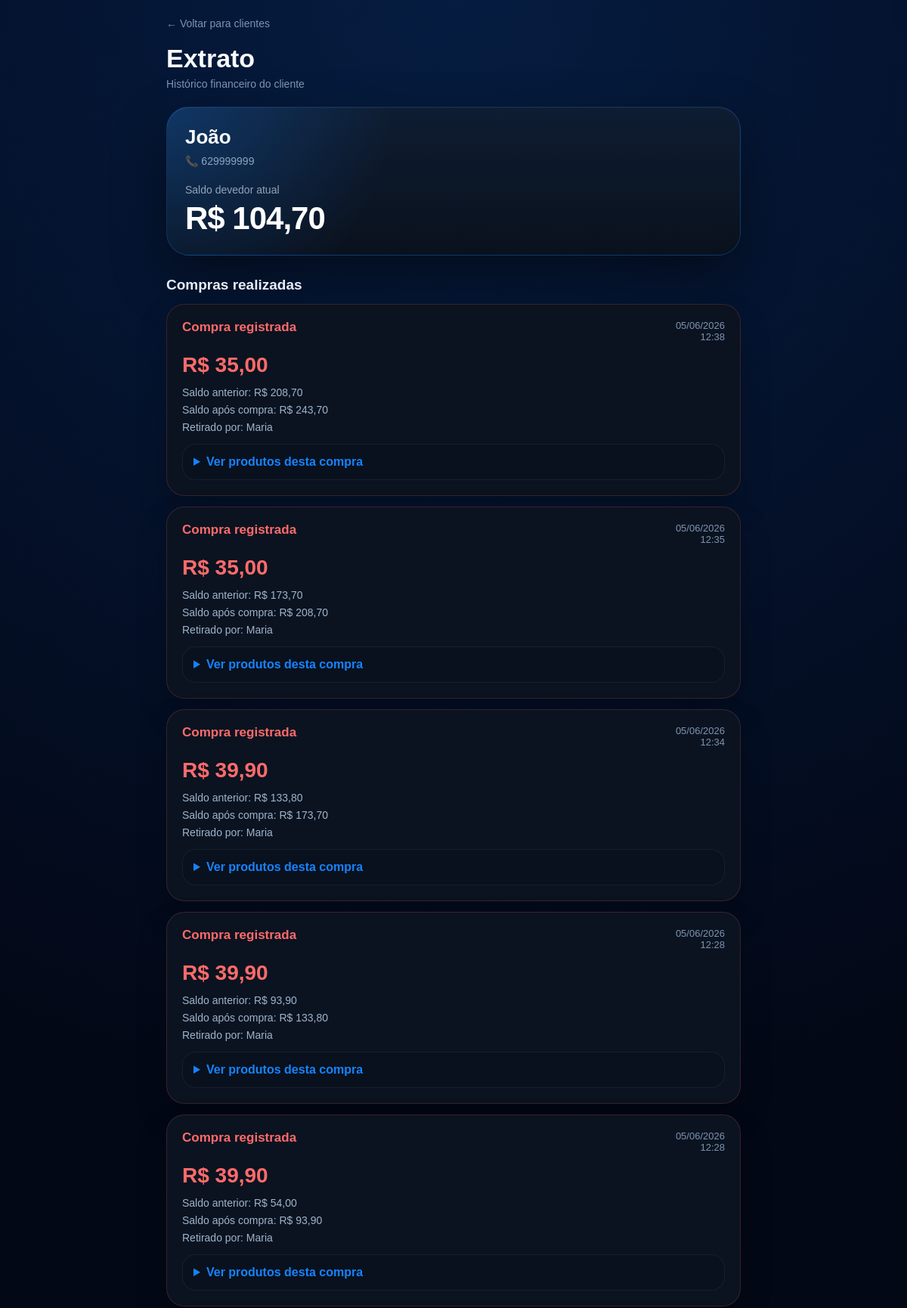
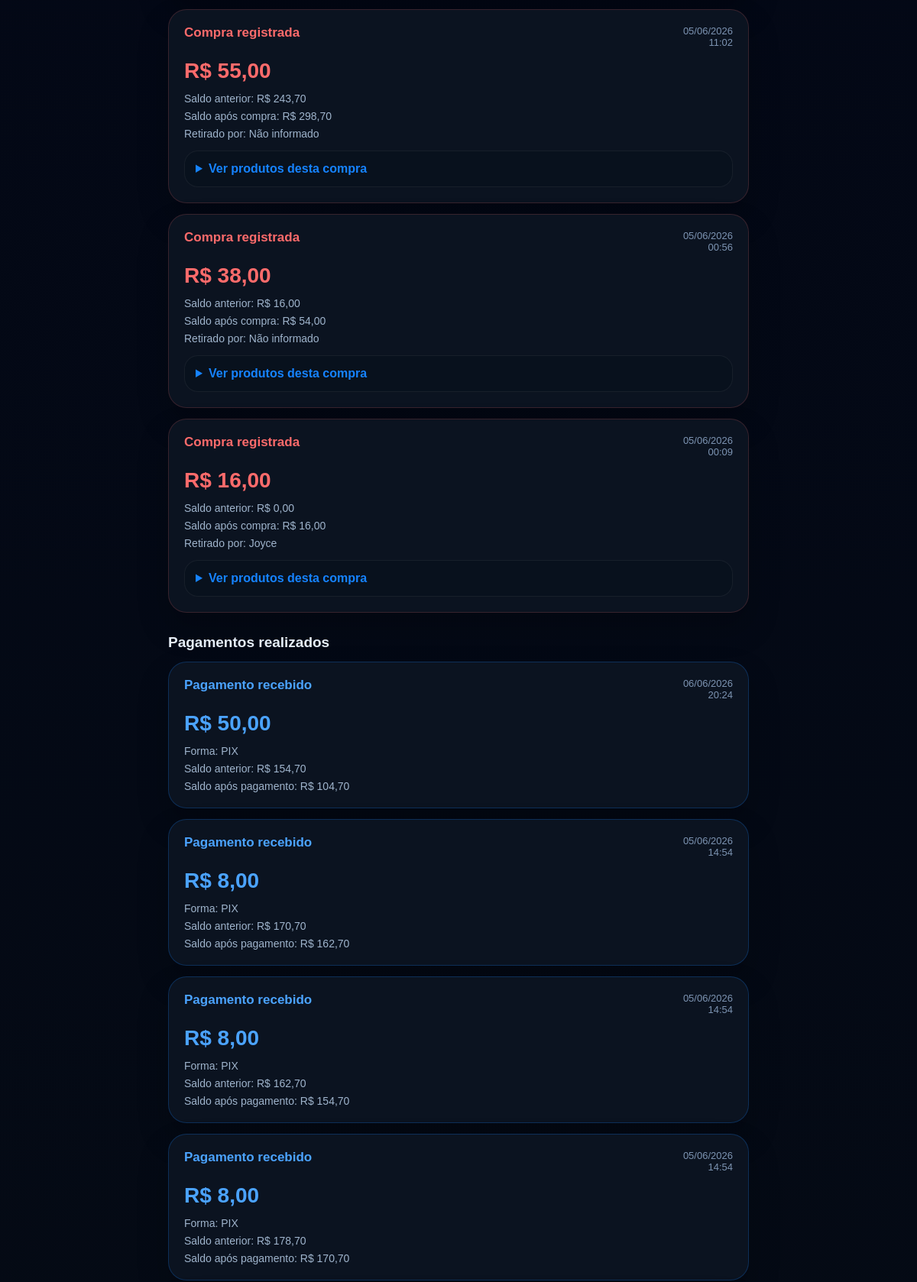
Screenshot of /clientes/1 (upper part) with the database file from the repository (2 pictures, top to bottom).
### tables this page shows
CREATE TABLE clientes (
    id INTEGER PRIMARY KEY AUTOINCREMENT,
    nome TEXT NOT NULL,
    telefone TEXT,
    saldo_fiado REAL DEFAULT 0,
    data_cadastro TEXT
);

CREATE TABLE fiados (
    id INTEGER PRIMARY KEY AUTOINCREMENT,
    venda_id INTEGER,
    cliente_id INTEGER,
    cliente_nome TEXT,
    telefone TEXT,
    retirado_por TEXT,
    valor_compra REAL,
    saldo_anterior REAL,
    saldo_atual REAL,
    data_hora TEXT,
    status TEXT DEFAULT 'ABERTO',
    FOREIGN KEY (venda_id) REFERENCES vendas(id),
    FOREIGN KEY (cliente_id) REFERENCES clientes(id)
);

CREATE TABLE pagamentos_fiado (
    id INTEGER PRIMARY KEY AUTOINCREMENT,
    cliente_id INTEGER NOT NULL,
    valor_pago REAL NOT NULL,
    saldo_anterior REAL NOT NULL,
    saldo_atual REAL NOT NULL,
    data_hora TEXT NOT NULL
, forma_pagamento TEXT);

### backend/app.py (the view)
@app.get("/clientes/{cliente_id}")
def extrato_cliente(request: Request, cliente_id: int):
    conexao = sqlite3.connect(BANCO)
    cursor = conexao.cursor()
    cursor.execute("""
        SELECT id, nome, telefone, saldo_fiado
        FROM clientes
        WHERE id = ?
    """, (cliente_id,))
    cliente = cursor.fetchone()
    cursor.execute("""
        SELECT id, venda_id, data_hora, valor_compra, saldo_anterior, saldo_atual, retirado_por
        FROM fiados
        WHERE cliente_id = ?
        ORDER BY data_hora DESC
    """, (cliente_id,))
    compras = cursor.fetchall()
    compras_com_itens = []
    for compra in compras:
        venda_id = compra[1]
        cursor.execute("""
            SELECT descricao, quantidade, preco_unitario, subtotal
            FROM itens_venda
            WHERE venda_id = ?
        """, (venda_id,))
        itens = cursor.fetchall()
        compras_com_itens.append({
            "compra": compra,
            "itens": itens
        })
    cursor.execute("""
        SELECT data_hora, valor_pago, saldo_anterior, saldo_atual, forma_pagamento
        FROM pagamentos_fiado
        WHERE cliente_id = ?
        ORDER BY data_hora DESC
    """, (cliente_id,))
    pagamentos = cursor.fetchall()
    conexao.close()
    return templates.TemplateResponse(
        request,
        "extrato_cliente.html",
        {
            "cliente": cliente,
            "compras": compras_com_itens,
            "pagamentos": pagamentos
        }
    )

### backend/templates/extrato_cliente.html (shortened to what this page needs)
<!DOCTYPE html>
<html lang="pt-BR">
<head>
</head>
<body>
<div class="container">
    <div class="header">
        <a class="voltar-topo" href="/clientes">
            ← Voltar para clientes
        </a>
        <h1>Extrato</h1>
        <div class="subtitulo">
            Histórico financeiro do cliente
        </div>
    </div>
    <div class="cliente-card">
        <div class="nome">
            {{ cliente[1] }}
        </div>
        <div class="telefone">
            📞 {{ cliente[2] or "Telefone não informado" }}
        </div>
        <div class="saldo-label">
            Saldo devedor atual
        </div>
        <div class="saldo">
            R$ {{ "%.2f"|format(cliente[3] or 0)|replace(".", ",") }}
        </div>
    </div>
    <div class="section-title">
        Compras realizadas
    </div>
    {% if compras %}
        {% for registro in compras %}
            {% set compra = registro.compra %}
            <div class="movimento compra">
                <div class="movimento-topo">
                    <div>
                        <div class="tipo compra">
                            Compra registrada
                        </div>
                    </div>
                    <div class="data">
                        {{ compra[2][8:10] }}/{{ compra[2][5:7] }}/{{ compra[2][0:4] }}
                        <br>
                        {{ compra[2][11:16] }}
                    </div>
                </div>
                <div class="valor compra">
                    R$ {{ "%.2f"|format(compra[3] or 0)|replace(".", ",") }}
                </div>
                <div class="linha">
                    Saldo anterior: R$ {{ "%.2f"|format(compra[4] or 0)|replace(".", ",") }}
                </div>
                <div class="linha">
                    Saldo após compra: R$ {{ "%.2f"|format(compra[5] or 0)|replace(".", ",") }}
                </div>
                <div class="linha">
                    Retirado por: {{ compra[6] or "Não informado" }}
                </div>
                <details>
                    <summary>Ver produtos desta compra</summary>
                </details>
            </div>
        {% endfor %}
    {% else %}
        <div class="empty">
            Nenhuma compra registrada.
        </div>
    {% endif %}
    <div class="section-title">
        Pagamentos realizados
    </div>
    {% if pagamentos %}
        {% for pagamento in pagamentos %}
            <div class="movimento pagamento">
                <div class="movimento-topo">
                    <div>
                        <div class="tipo pagamento">
                            Pagamento recebido
                        </div>
                    </div>
                    <div class="data">
                        {{ pagamento[0][8:10] }}/{{ pagamento[0][5:7] }}/{{ pagamento[0][0:4] }}
                        <br>
                        {{ pagamento[0][11:16] }}
                    </div>
                </div>
                <div class="valor pagamento">
                    R$ {{ "%.2f"|format(pagamento[1] or 0)|replace(".", ",") }}
                </div>
                <div class="linha">
                    Forma: {{ pagamento[4] or "Não informado" }}
                </div>
                <div class="linha">
                    Saldo anterior: R$ {{ "%.2f"|format(pagamento[2] or 0)|replace(".", ",") }}
                </div>
                <div class="linha">
                    Saldo após pagamento: R$ {{ "%.2f"|format(pagamento[3] or 0)|replace(".", ",") }}
                </div>
            </div>
        {% endfor %}
    {% else %}
        <div class="empty">
            Nenhum pagamento registrado.
        </div>
    {% endif %}
</div>
</body>
</html>

### backend/templates/extrato_cliente.html (style rules this page uses)
* { margin:0; padding:0; box-sizing:border-box; font-family:Arial, Helvetica, sans-serif; }
body { min-height:100vh; background: radial-gradient(circle at top, rgba(22,131,255,.18), transparent 35%), linear-gradient(180deg,#020617 0%,#050b14 100%); color:#f8fafc; padding:22px; }
.container { max-width:760px; margin:auto; padding-bottom:100px; }
.header { margin-bottom:22px; }
.voltar-topo { color:#7d94b2; text-decoration:none; font-size:14px; }
h1 { margin-top:18px; font-size:34px; font-weight:900; }
.subtitulo { margin-top:6px; color:#7d94b2; font-size:14px; }
.cliente-card { background: radial-gradient(circle at top left, rgba(22,131,255,.25), transparent 38%), linear-gradient(180deg,#0e1d32,#0a111d); border:1px solid rgba(22,131,255,.25); border-radius:30px; padding:24px; margin-bottom:24px; box-shadow: 0 30px 70px rgba(0,0,0,.45), inset 0 1px 0 rgba(255,255,255,.05); }
.nome { font-size:26px; font-weight:900; }
.telefone { margin-top:8px; color:#8aa4c1; font-size:14px; }
.saldo-label { margin-top:22px; color:#94a3b8; font-size:14px; }
.saldo { margin-top:6px; font-size:42px; font-weight:900; letter-spacing:-1px; color:#ffffff; }
.section-title { margin:28px 0 14px; font-size:19px; font-weight:900; color:#e5edf7; }
.movimento { background:#0b1320; border:1px solid rgba(255,255,255,.07); border-radius:24px; padding:20px; margin-bottom:14px; box-shadow: 0 20px 40px rgba(0,0,0,.22); }
.movimento.compra { border-color:rgba(255,107,107,.18); }
.movimento.pagamento { border-color:rgba(22,131,255,.25); }
.movimento-topo { display:flex; justify-content:space-between; align-items:flex-start; gap:12px; margin-bottom:14px; }
.tipo { font-size:17px; font-weight:900; }
.tipo.compra { color:#ff6b6b; }
.tipo.pagamento { color:#4ba3ff; }
.data { color:#7d94b2; font-size:13px; text-align:right; }
.valor { font-size:28px; font-weight:900; margin-bottom:12px; }
.valor.compra { color:#ff6b6b; }
.valor.pagamento { color:#4ba3ff; }
.linha { margin-top:7px; color:#9fb4cc; font-size:14px; }
details { margin-top:14px; background:#08111d; border:1px solid rgba(255,255,255,.06); padding:14px; border-radius:18px; }
summary { cursor:pointer; font-weight:800; color:#1683ff; }

### rows the page displays
clientes: nome "João", telefone "629999999", saldo_fiado "104,70"
fiados: data_hora "05", data_hora "06", data_hora "2026", data_hora "12:38", valor_compra "35,00", saldo_anterior "208,70", saldo_atual "243,70", retirado_por "Maria"
fiados: data_hora "05", data_hora "06", data_hora "2026", data_hora "12:35", valor_compra "35,00", saldo_anterior "173,70", saldo_atual "208,70", retirado_por "Maria"
fiados: data_hora "05", data_hora "06", data_hora "2026", data_hora "12:34", valor_compra "39,90", saldo_anterior "133,80", saldo_atual "173,70", retirado_por "Maria"
fiados: data_hora "05", data_hora "06", data_hora "2026", data_hora "12:28", valor_compra "39,90", saldo_anterior "93,90", saldo_atual "133,80", retirado_por "Maria"
fiados: data_hora "05", data_hora "06", data_hora "2026", data_hora "12:28", valor_compra "39,90", saldo_anterior "54,00", saldo_atual "93,90", retirado_por "Maria"
fiados: data_hora "05", data_hora "06", data_hora "2026", data_hora "11:02", valor_compra "55,00", saldo_anterior "243,70", saldo_atual "298,70", retirado_por "Não informado"
fiados: data_hora "05", data_hora "06", data_hora "2026", data_hora "00:56", valor_compra "38,00", saldo_anterior "16,00", saldo_atual "54,00", retirado_por "Não informado"
fiados: data_hora "05", data_hora "06", data_hora "2026", data_hora "00:09", valor_compra "16,00", saldo_anterior "0,00", saldo_atual "16,00", retirado_por "Joyce"
pagamentos_fiado: data_hora "06", data_hora "2026", data_hora "20:24", valor_pago "50,00", forma_pagamento "PIX", saldo_anterior "154,70", saldo_atual "104,70"
pagamentos_fiado: data_hora "05", data_hora "06", data_hora "2026", data_hora "14:54", valor_pago "8,00", forma_pagamento "PIX", saldo_anterior "170,70", saldo_atual "162,70"
pagamentos_fiado: data_hora "05", data_hora "06", data_hora "2026", data_hora "14:54", valor_pago "8,00", forma_pagamento "PIX", saldo_anterior "162,70", saldo_atual "154,70"
pagamentos_fiado: data_hora "05", data_hora "06", data_hora "2026", data_hora "14:54", valor_pago "8,00", forma_pagamento "PIX", saldo_anterior "178,70", saldo_atual "170,70"
